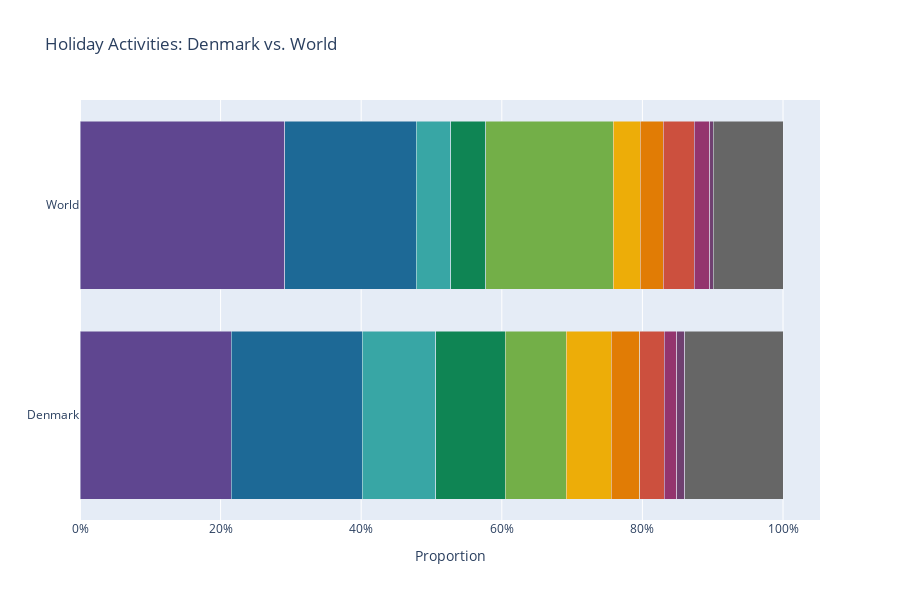

Notebook cell for this chart:
### Code cell
import pandas as pd
import plotly.graph_objects as go
import plotly.colors as pc

# Data
data = {
    'Category': [
        "Historical attractions, buildings and sights",
        "Museums and exhibitions",
        "Experience centers and amusement parks",
        "Animal parks, zoos and aquariums",
        "Local food experiences at markets or festivals etc.",
        "Water parks",
        "Concerts, music festivals or theater performances",
        "Other",
        "Sports events",
        "Don't know",
        "None of the above"
    ],
    'Denmark': [0.37, 0.32, 0.18, 0.17, 0.15, 0.11, 0.07, 0.06, 0.03, 0.02, 0.24],
    'World': [0.53, 0.34, 0.09, 0.09, 0.33, 0.07, 0.06, 0.08, 0.04, 0.01, 0.18]
}

df = pd.DataFrame(data)

# Normalize each country's values
df['Denmark'] = df['Denmark'] / df['Denmark'].sum()
df['World'] = df['World'] / df['World'].sum()

# Use a soft pastel color scale
colors = pc.qualitative.Prism
while len(colors) < len(df):  # Repeat colors if not enough
    colors += colors

# Create figure
fig = go.Figure()

# Add a bar for each category
for i, row in df.iterrows():
    fig.add_trace(go.Bar(
        y=['Denmark', 'World'],
        x=[row['Denmark'], row['World']],
        name=row['Category'],
        orientation='h',
        marker_color=colors[i],
        hovertemplate=f"<b>{row['Category']}</b><br>Popularity: %{{x:.0%}}<extra></extra>"
    ))

# Update layout
fig.update_layout(
    barmode='stack',
    title='Holiday Activities: Denmark vs. World',
    xaxis=dict(title='Proportion', tickformat='.0%'),
    yaxis=dict(categoryorder='array', categoryarray=['Denmark', 'World']),
    # legend=dict(
    #     orientation='v',
    #     yanchor='bottom',
    #     y=-0.6,
    #     xanchor='center',
    #     x=0.5,
    #     font=dict(size=10),
    #     traceorder='normal',
    #     itemwidth=80,
    #     itemsizing='constant'
    # ),
    # legend_itemclick=False,
    # legend_itemdoubleclick=False,
    showlegend=False,
    height=600
)
fig.write_html("../assets_own/activities_proportions.html", full_html=False, include_plotlyjs='cdn')
fig.show()

### Figure 1 — Plotly figure (JSON) as saved in the notebook; plotly's stock layout.template omitted (floating-point values rounded to 4 significant figures)
{"data": [{"hovertemplate": "<b>Historical attractions, buildings and sights</b><br>Popularity: %{x:.0%}<extra></extra>", "marker": {"color": "rgb(95, 70, 144)"}, "name": "Historical attractions, buildings and sights", "orientation": "h", "type": "bar", "x": [0.2151, 0.2912], "y": ["Denmark", "World"]}, {"hovertemplate": "<b>Museums and exhibitions</b><br>Popularity: %{x:.0%}<extra></extra>", "marker": {"color": "rgb(29, 105, 150)"}, "name": "Museums and exhibitions", "orientation": "h", "type": "bar", "x": [0.186, 0.1868], "y": ["Denmark", "World"]}, {"hovertemplate": "<b>Experience centers and amusement parks</b><br>Popularity: %{x:.0%}<extra></extra>", "marker": {"color": "rgb(56, 166, 165)"}, "name": "Experience centers and amusement parks", "orientation": "h", "type": "bar", "x": [0.1047, 0.04945], "y": ["Denmark", "World"]}, {"hovertemplate": "<b>Animal parks, zoos and aquariums</b><br>Popularity: %{x:.0%}<extra></extra>", "marker": {"color": "rgb(15, 133, 84)"}, "name": "Animal parks, zoos and aquariums", "orientation": "h", "type": "bar", "x": [0.09884, 0.04945], "y": ["Denmark", "World"]}, {"hovertemplate": "<b>Local food experiences at markets or festivals etc.</b><br>Popularity: %{x:.0%}<extra></extra>", "marker": {"color": "rgb(115, 175, 72)"}, "name": "Local food experiences at markets or festivals etc.", "orientation": "h", "type": "bar", "x": [0.08721, 0.1813], "y": ["Denmark", "World"]}, {"hovertemplate": "<b>Water parks</b><br>Popularity: %{x:.0%}<extra></extra>", "marker": {"color": "rgb(237, 173, 8)"}, "name": "Water parks", "orientation": "h", "type": "bar", "x": [0.06395, 0.03846], "y": ["Denmark", "World"]}, {"hovertemplate": "<b>Concerts, music festivals or theater performances</b><br>Popularity: %{x:.0%}<extra></extra>", "marker": {"color": "rgb(225, 124, 5)"}, "name": "Concerts, music festivals or theater performances", "orientation": "h", "type": "bar", "x": [0.0407, 0.03297], "y": ["Denmark", "World"]}, {"hovertemplate": "<b>Other</b><br>Popularity: %{x:.0%}<extra></extra>", "marker": {"color": "rgb(204, 80, 62)"}, "name": "Other", "orientation": "h", "type": "bar", "x": [0.03488, 0.04396], "y": ["Denmark", "World"]}, {"hovertemplate": "<b>Sports events</b><br>Popularity: %{x:.0%}<extra></extra>", "marker": {"color": "rgb(148, 52, 110)"}, "name": "Sports events", "orientation": "h", "type": "bar", "x": [0.01744, 0.02198], "y": ["Denmark", "World"]}, {"hovertemplate": "<b>Don't know</b><br>Popularity: %{x:.0%}<extra></extra>", "marker": {"color": "rgb(111, 64, 112)"}, "name": "Don't know", "orientation": "h", "type": "bar", "x": [0.01163, 0.005495], "y": ["Denmark", "World"]}, {"hovertemplate": "<b>None of the above</b><br>Popularity: %{x:.0%}<extra></extra>", "marker": {"color": "rgb(102, 102, 102)"}, "name": "None of the above", "orientation": "h", "type": "bar", "x": [0.1395, 0.0989], "y": ["Denmark", "World"]}], "layout": {"barmode": "stack", "height": 600, "showlegend": false, "title": {"text": "Holiday Activities: Denmark vs. World"}, "xaxis": {"tickformat": ".0%", "title": {"text": "Proportion"}}, "yaxis": {"categoryarray": ["Denmark", "World"], "categoryorder": "array"}}}
